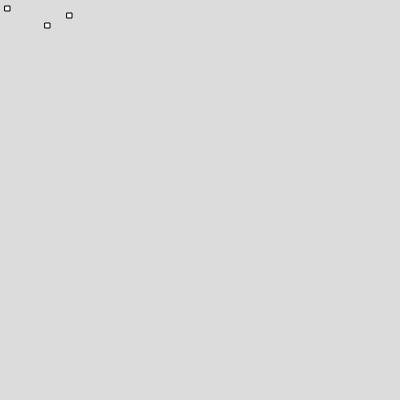
Frame 1 (no input)
Frame 60 (no input): blank canvas, image omitted
Frame 120 (the mouse pressed at the canvas centre since frame 60): blank canvas, image omitted

The p5.js sketch that drew this single still picture (run headless with seeded random() and noise() and a simulated clock; from frame 60 on, the mouse is pressed at the canvas centre):

// p5.js sketch
// ── sketch.js
var box1, box2, box3;
function setup() 
{
  createCanvas(400, 400);

  box1 = new Box(5,6,5,5,1);
  box2 = new Box(67,13,5,5,-3);
  box3 = new Box (45,23,5,5,-2);

}

function draw() 
{
  background(220);

  box1.display();
  box1.speed();

  box2.display();
  box2.speed();

  box3.display();
  box3.speed();
}


// ── box.js
class Box {
  constructor(x, y, w, h, vx) {
    this.x = x;
    this.y = y;
    this.w = w;
    this.h = h;
    this.vx = vx;
  }
  display() {
    rect(this.x, this.y, this.w, this.h);
  }
  speed() {
    this.x = this.x + this.vx;
  }

}
